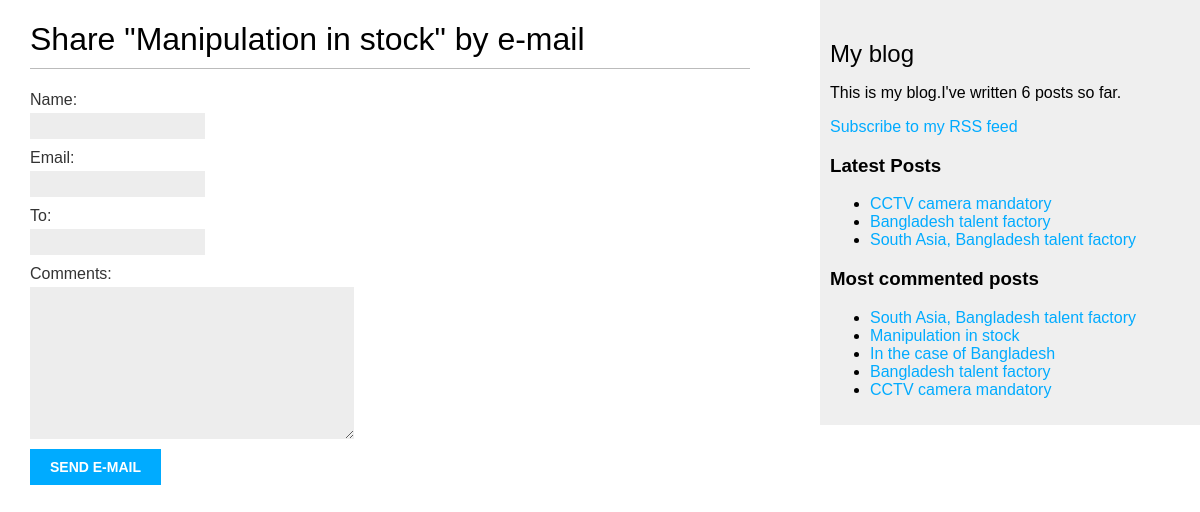
/1/share/, run on the app's committed database.
### blog/models.py (models this page shows, shortened)
class Post(models.Model):
    STATUS_CHOICES = (
    ('draft', 'Draft'),
    ('published', 'Published'),
    )
    title = models.CharField(max_length=250)
    slug = models.SlugField(max_length=250, unique_for_date='publish')
    author = models.ForeignKey(User,on_delete=models.CASCADE, related_name='blog_posts')
    body = models.TextField()
    publish = models.DateTimeField(default=timezone.now)
    created = models.DateTimeField(auto_now_add=True)
    updated = models.DateTimeField(auto_now=True)
    status = models.CharField(max_length=10,choices=STATUS_CHOICES,default='draft')
    objects = models.Manager() # The default manager.
    published = PublishedManager() # Our custom manager.
    tags = TaggableManager()
    class Meta:
        ordering = ('-publish',)
    def get_absolute_url(self):
        return reverse('post_detail',
            args=[self.publish.year,
            self.publish.month,
            self.publish.day, self.slug])

### blog/views.py (the view, shortened to what this page needs)
# urls.py: path('<int:post_id>/share/', views.post_share, name='post_share'),
def post_share(request, post_id):
    post = get_object_or_404(Post, id=post_id, status='published')
    form = EmailPostForm()
    sent = False
    context = {'post':post, 'sent':sent, 'form':form}
    return render(request, 'blog/share.html', context)

### blog/forms.py
class EmailPostForm(forms.Form):
    name = forms.CharField(max_length=25)
    email = forms.EmailField()
    to = forms.EmailField()
    comments = forms.CharField(required=False, widget=forms.Textarea)

### blog/templatetags/blog_tags.py (called while the page is built)
@register.simple_tag
def total_post():
    return Post.objects.count()

@register.inclusion_tag('blog/latest_posts.html')
def show_latest_post(count=5):
    latest_post = Post.objects.order_by('-publish')[:count]
    return {'latest_post':latest_post}

@register.simple_tag
def most_commented_post(count=5):
    return Post.objects.annotate(total_comments=Count('comments')).order_by('-total_comments')[:count]

### blog/templates/blog/share.html (shortened to what this page needs)
{% extends "blog/base.html" %}
{% block content %}
  {% if sent %}
    <h1>E-mail successfully sent</h1>
    <p>
      "{{ post.title }}" was successfully sent to {{ form.cleaned_data.to }}.
    </p>
  {% else %}
    <h1>Share "{{ post.title }}" by e-mail</h1>
    <form method="post" novalidate>
      {{ form.as_p }}
      <input type="submit" value="Send e-mail">
    </form>
  {% endif %}
{% endblock %}

### blog/templates/blog/base.html (shortened to what this page needs)
{% load blog_tags %}
{% load static %}
<!DOCTYPE html>
<html>
<head>
  <link rel="stylesheet" href="{% static 'css/main.css' %}">
</head>
<body>
  <div id="content">
    {% block content %}
    {% endblock %}
  </div>
  <div id="sidebar">
    <h2>My blog</h2>
    <p>This is my blog.I've written {% total_post %} posts so far.</p>
    <p>
      <a href="{% url 'post_feed' %}">Subscribe to my RSS feed</a>
     </p>
    <h3>Latest Posts</h3>
    {% show_latest_post 3 %}
    <h3>Most commented posts</h3>
    {% most_commented_post as commented_post %}
    <ul>
      {% for post in commented_post %}
      <li><a href="{{ post.get_absolute_url }}">{{post.title}}</a></li>
      {% endfor %}
    </ul>
  </div>
</body>
</html>

### blog/templates/blog/latest_posts.html
<ul>
    {% for post in latest_post %}
    <li>
    <a href="{{ post.get_absolute_url }}">{{ post.title }}</a>
    </li>
    {% endfor %}
   </ul>

### static/css/main.css (style rules this page uses)
body { margin:0; padding:0; font-family:helvetica, sans-serif; }
a { color:#00abff; text-decoration:none; }
h1 { font-weight:normal; border-bottom:1px solid #bbb; padding:0 0 10px 0; }
h2 { font-weight:normal; margin:30px 0 0; }
#content { float:left; width:60%; padding:0 0 0 30px; }
#sidebar { float:right; width:30%; padding:10px; background:#efefef; height:100%; }
label { float:left; clear:both; color:#333; margin-bottom:4px; }
input, textarea { clear:both; float:left; margin:0 0 10px; background:#ededed; border:0; padding:6px 10px; font-size:12px; }
input[type=submit] { font-weight:bold; background:#00abff; color:#fff; padding:10px 20px; font-size:14px; text-transform:uppercase; }

### data on the page
Post: title "Manipulation in stock"
Post: title "CCTV camera mandatory"
Post: title "Bangladesh talent factory"
Post: title "South Asia, Bangladesh talent factory"
Post: title "In the case of Bangladesh"
